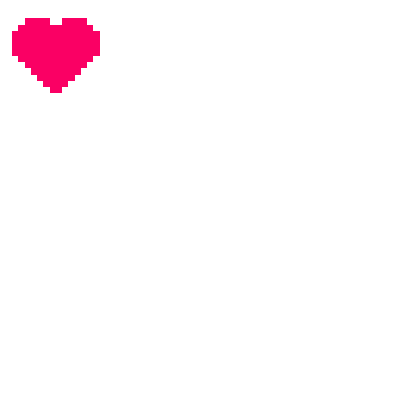
Frame 1 (no input)
Frame 60 (the mouse pressed at the canvas centre just before this capture): identical to frame 1, image omitted
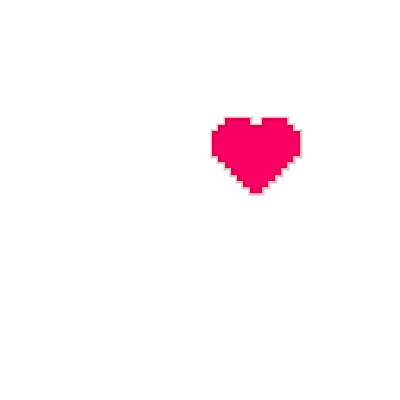
Frame 120 (the mouse held since frame 60 and released just before this capture)

The Processing sketch that drew these frames (run headless with seeded random() and noise(); from frame 60 on, the mouse is pressed at the canvas centre):

// Processing sketch: processing_494
// ── processing_494.pde


float rojo=0;
float alp =0;



void setup () {
size (400,400);
smooth ();
}

void draw () {
background (255);
rojo = (random (0,mouseX));
alp = (random (0,mouseX/2));

strokeWeight (4);
stroke (rojo,0,0,alp);
fill (250,0,100);

heart (mouseX, mouseY/2, 100,100);


}



void heart  (int x, int y, int w, int h) {
beginShape (POLYGON);
vertex (x+8*w/16, y+4*h/16);
vertex (x+8*w/16, y+3*h/16);
vertex (x+4*w/16, y+3*h/16);
vertex (x+4*w/16, y+4*h/16);
vertex (x+3*h/16, y+4*h/16);
vertex (x+3*w/16, y+5*h/16);
vertex (x+2*w/16, y+5*h/16);
vertex (x+2*w/16, y+9*h/16);
vertex (x+3*w/16, y+9*h/16);
vertex (x+3*w/16, y+10*h/16);
vertex (x+4*w/16, y+10*h/16);
vertex (x+4*w/16, y+11*h/16);
vertex (x+5*w/16, y+11*h/16);
vertex (x+5*w/16, y+12*h/16);
vertex (x+6*w/16, y+12*h/16);
vertex (x+6*w/16, y+13*h/16);
vertex (x+7*w/16, y+13*h/16);
vertex (x+7*w/16, y+14*h/16);
vertex (x+8*w/16, y+14*h/16);
vertex (x+8*w/16, y+15*h/16);
vertex (x+10*w/16, y+15*h/16);
vertex (x+10*w/16, y+14*h/16);
vertex (x+11*w/16, y+14*h/16);
vertex (x+11*w/16, y+13*h/16);
vertex (x+12*w/16, y+13*h/16);
vertex (x+12*w/16, y+12*h/16);
vertex (x+13*w/16, y+12*h/16);
vertex (x+13*w/16, y+11*h/16);
vertex (x+14*w/16, y+11*h/16);
vertex (x+14*w/16, y+10*h/16);
vertex (x+15*w/16, y+10*h/16);
vertex (x+15*w/16, y+9*h/16);
vertex (x+16*w/16, y+9*h/16);
vertex (x+16*w/16, y+5*h/16);
vertex (x+15*w/16, y+5*h/16);
vertex (x+15*w/16, y+4*h/16);
vertex (x+14*w/16, y+4*h/16);
vertex (x+14*w/16, y+3*h/16);
vertex (x+10*w/16, y+3*h/16);
vertex (x+10*w/16, y+4*h/16);
vertex (x+8*w/16, y+4*h/16);
endShape (CLOSE);
}
